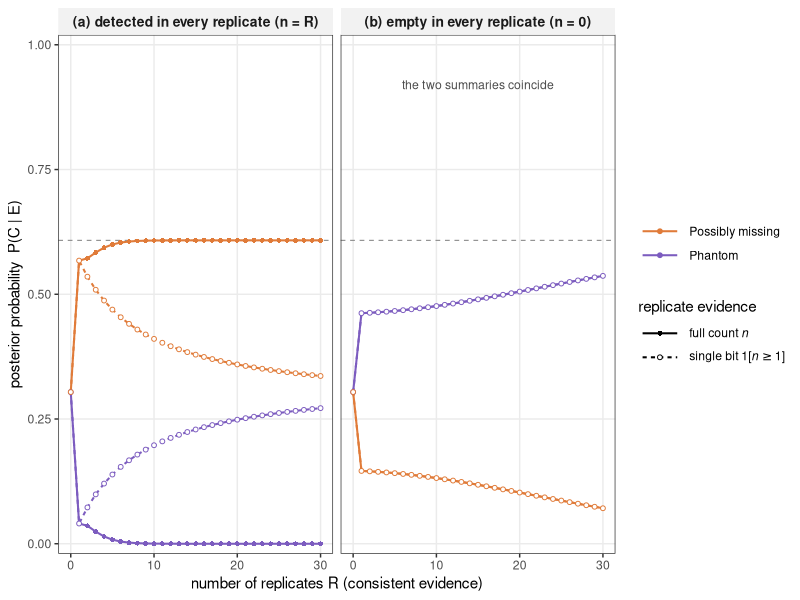
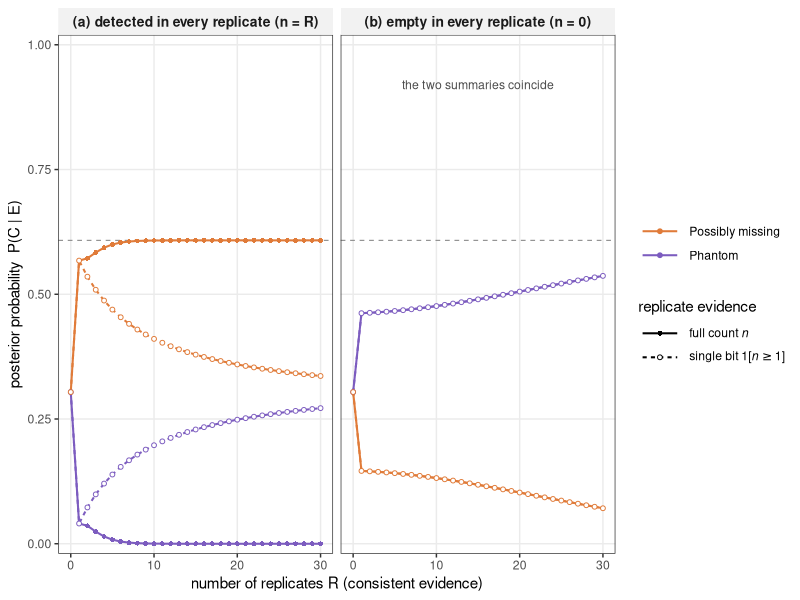

R code for these plots, in order:
# =============================================================================
# Box 2 - accumulation of confidence as within-system replicates accumulate.
# Two panels, one per consistent-evidence scenario:
#   (a) detected in every replicate  -> n = R
#   (b) empty in every replicate     -> n = 0
#
# Within each panel two summaries of the same replicate evidence are compared:
#   count : the full count n out of R   -> p_c^n (1-p_c)^(R-n)
#   bit   : O_rep = 1[n >= 1]           -> 1-(1-p_c)^R if O_rep = 1,
#                                          (1-p_c)^R   otherwise
# Under n = 0 the two coincide exactly, since (1-p)^R is both, so the dashed
# curve lies on top of the solid one in panel (b).
#
# Error rates are directional, as in "Grounding the error rates in sampling
# and realisation": the local axis errs at eL on a realised link and at f on
# an absent one; the model axis is symmetric at eY.
#   p_c = p1 = rho*(1-eL) if realised elsewhere (Orep = 1); p_c = p0 = f if not.
# =============================================================================

library(ggplot2)

## ---- parameters -------------------------------------------------------------
eY   <- 0.20     # model error            (epsilon_Y, symmetric)
eL   <- 0.30     # local miss rate        (epsilon_l)
f    <- 0.05     # false-detection rate   (f)
rho  <- 0.15     # realisation rate       (rho)
Rmax <- 30       # max number of replicates on the x-axis
chosen <- "Possibly missing"   # sets the observed (Yhat, O_local)

## ---- the eight link categories ---------------------------------------------
## signature bits: Yhat (predicted), Olocal (observed locally), Orep (elsewhere)
cats <- data.frame(
  name   = c("Locally unique","Recurrent","Phantom","Possibly missing",
             "Possibly forbidden","Locally absent","Weak support","Model-elusive"),
  Yhat   = c(1,1,1,1, 0,0,0,0),
  Olocal = c(1,1,0,0, 0,0,1,1),
  Orep   = c(0,1,0,1, 0,1,0,1),
  stringsAsFactors = FALSE
)
cats$prior <- 1/nrow(cats)              # uniform prior
obs <- cats[cats$name == chosen, ]      # observed within-network evidence

p1 <- rho * (1 - eL)
p0 <- f

## ---- within-network factors (model symmetric, local directional) -----------
fY <- ifelse(obs$Yhat == cats$Yhat, 1 - eY, eY)
fL <- ifelse(cats$Olocal == 1,
             ifelse(obs$Olocal == 1, 1 - eL, eL),    # link realised locally
             ifelse(obs$Olocal == 0, 1 - f,  f))     # link absent locally
w  <- cats$prior * fY * fL
p  <- ifelse(cats$Orep == 1, p1, p0)

## ---- replicate factor -------------------------------------------------------
## For categories with Orep = 1 the rates are conditional on the link being
## realised in at least one replicate: divide by Z = 1-(1-rho)^R and, at n = 0,
## remove the runs in which it was realised nowhere (Eqs. erep and cumulative).
Zc  <- function(R) ifelse(cats$Orep == 1, 1 - (1 - rho)^R, 1)
corr <- function(n, R) ifelse(cats$Orep == 1 & n == 0, (1 - rho)^R, 0)

eps_present <- function(R) ((1 - p1)^R - (1 - rho)^R) / (1 - (1 - rho)^R)
eps_absent  <- function(R) 1 - (1 - p0)^R

posterior_at <- function(R, n, summary = c("count","bit")) {
  summary <- match.arg(summary)
  ## R = 0: no replicate term at all, so every category keeps only w. The eight
  ## categories pair up by Orep, so each pair splits evenly and the shown pair
  ## starts at kappa/2.
  if (R == 0) return(w / sum(w))
  rep_lik <- if (summary == "count") {
    (p^n * (1 - p)^(R - n) - corr(n, R)) / Zc(R)   # binom coeff cancels
  } else {
    eP <- eps_present(R); eM <- eps_absent(R)
    if (n >= 1) ifelse(cats$Orep == 1, 1 - eP, eM)
      else      ifelse(cats$Orep == 1, eP, 1 - eM)
  }
  score <- w * rep_lik
  score / sum(score)
}

## ---- build the data ---------------------------------------------------------
scenarios <- c(det = "(a) detected in every replicate (n = R)",
               emp = "(b) empty in every replicate (n = 0)")
summaries <- c(count = "count", bit = "bit")
sum_labs  <- c(expression("full count " * italic(n)),
               expression("single bit " * bold(1)*"["*italic(n) >= 1*"]"))

df <- do.call(rbind, lapply(names(scenarios), function(sc) {
  do.call(rbind, lapply(names(summaries), function(sm) {
    do.call(rbind, lapply(0:Rmax, function(R) {
      n <- if (sc == "det") R else 0
      data.frame(scenario = scenarios[[sc]], summary = summaries[[sm]], R = R,
                 category = cats$name, posterior = posterior_at(R, n, sm),
                 stringsAsFactors = FALSE)
    }))
  }))
}))

shown <- c("Possibly missing","Phantom")
df <- df[df$category %in% shown, ]
df$category <- factor(df$category, levels = shown)
df$summary  <- factor(df$summary,  levels = summaries)
df$scenario <- factor(df$scenario, levels = scenarios)

kappa <- (1 - eY) * (1 - f) / ((1 - f) + eL)   # directional ceiling

## annotation for panel (b): the two summaries are the same number at n = 0
ann <- data.frame(scenario = factor(scenarios[["emp"]], levels = scenarios),
                  R = Rmax / 2, posterior = 0.92,
                  label = "the two summaries coincide",
                  stringsAsFactors = FALSE)

## ---- reported values --------------------------------------------------------
cat(sprintf("kappa = %.4f\n", kappa))
key <- df[df$R %in% c(1,3,5,10,20,26), ]
print(key[order(key$scenario, key$summary, key$category, key$R), ], row.names = FALSE)

## ---- palette (matched to the published figure) ------------------------------
pal <- c("Possibly missing" = "#E07B39", "Phantom" = "#7C5CBF")

## ---- plot -------------------------------------------------------------------
p_fig <- ggplot(df, aes(R, posterior, colour = category, linetype = summary,
                        shape = summary, group = interaction(category, summary))) +
  geom_hline(yintercept = kappa, linetype = "dashed", colour = "grey55",
             linewidth = 0.4) +
  geom_line(linewidth = 0.7) +
  geom_point(size = 1.3, stroke = 0.5, fill = "white") +
  geom_text(data = ann, aes(R, posterior, label = label), inherit.aes = FALSE,
            size = 3.1, colour = "grey30", hjust = 0.5) +
  facet_wrap(~ scenario, ncol = 2) +
  scale_colour_manual(values = pal, name = NULL) +
  scale_linetype_manual(values = c("solid","22"), name = "replicate evidence",
                        labels = sum_labs) +
  scale_shape_manual(values = c(16, 21), name = "replicate evidence",
                     labels = sum_labs) +
  scale_y_continuous(limits = c(0, 1), expand = expansion(mult = c(0.02, 0.02))) +
  scale_x_continuous(breaks = seq(0, Rmax, 10)) +
  labs(x = "number of replicates R (consistent evidence)",
       y = "posterior probability  P(C | E)") +
  theme_bw(base_size = 11) +
  theme(panel.grid.minor = element_blank(),
        legend.position  = "right",
        legend.key.width = unit(1.1, "cm"),
        strip.background = element_rect(fill = "grey95", colour = NA),
        strip.text       = element_text(face = "bold", size = 10))

## ---- save -------------------------------------------------------------------
ggsave("accumulation.pdf", p_fig, width = 9.0, height = 3.8)
ggsave("accumulation.png", p_fig, width = 9.0, height = 3.8, dpi = 300)
